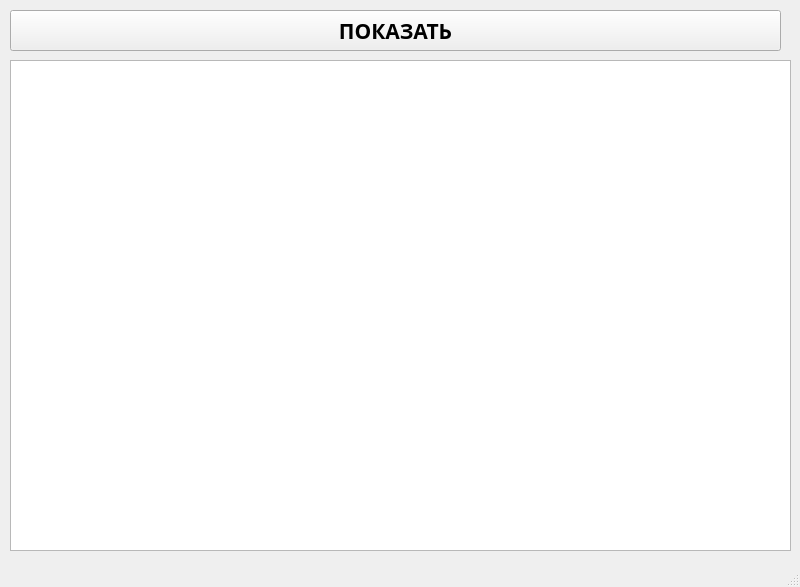
<?xml version="1.0" encoding="UTF-8"?>
<ui version="4.0">
 <class>MainWindow</class>
 <widget class="QMainWindow" name="MainWindow">
  <property name="geometry">
   <rect>
    <x>0</x>
    <y>0</y>
    <width>800</width>
    <height>587</height>
   </rect>
  </property>
  <property name="windowTitle">
   <string>MainWindow</string>
  </property>
  <widget class="QWidget" name="centralwidget">
   <widget class="QTableWidget" name="tableWidget">
    <property name="geometry">
     <rect>
      <x>10</x>
      <y>60</y>
      <width>781</width>
      <height>491</height>
     </rect>
    </property>
   </widget>
   <widget class="QPushButton" name="pushButton">
    <property name="geometry">
     <rect>
      <x>10</x>
      <y>10</y>
      <width>771</width>
      <height>41</height>
     </rect>
    </property>
    <property name="font">
     <font>
      <family>Segoe Print</family>
      <pointsize>16</pointsize>
      <weight>75</weight>
      <bold>true</bold>
     </font>
    </property>
    <property name="text">
     <string>ПОКАЗАТЬ</string>
    </property>
   </widget>
  </widget>
  <widget class="QMenuBar" name="menubar">
   <property name="geometry">
    <rect>
     <x>0</x>
     <y>0</y>
     <width>800</width>
     <height>21</height>
    </rect>
   </property>
  </widget>
  <widget class="QStatusBar" name="statusbar"/>
 </widget>
 <resources/>
 <connections/>
</ui>
